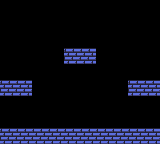

Rendered tile map (Tiled .tmx) drawn with the repository's tilesets; below, a short description and the full map source, tile grids included:
An orthogonal 10x9 tile map with 16x16 px tiles, 1 tile layer (tiles) and 4 objects (4x WALL).

<map version="1.10" tiledversion="1.10.2" orientation="orthogonal" renderorder="right-down" width="10" height="9" tilewidth="16" tileheight="16" infinite="0" nextlayerid="4" nextobjectid="6">
 <tileset firstgid="1" name="tileset" tilewidth="16" tileheight="16" tilecount="8" columns="8">
  <image source="../tiles/tiles.png" width="128" height="16" />
 </tileset>
 <layer id="1" name="tiles" width="10" height="9">
  <data encoding="csv">
0,0,0,0,0,0,0,0,0,0,
0,0,0,0,0,0,0,0,0,0,
0,0,0,0,0,0,0,0,0,0,
0,0,0,0,1,1,0,0,0,0,
0,0,0,0,0,0,0,0,0,0,
1,1,0,0,0,0,0,0,1,1,
0,0,0,0,0,0,0,0,0,0,
0,0,0,0,0,0,0,0,0,0,
1,1,1,1,1,1,1,1,1,1
</data>
 </layer>
 <objectgroup id="3" name="objects">
  <object id="2" type="WALL" x="0" y="128" width="160" height="16" />
  <object id="3" type="WALL" x="0" y="80" width="32" height="16" />
  <object id="4" type="WALL" x="128" y="80" width="32" height="16" />
  <object id="5" type="WALL" x="64" y="48" width="32" height="16" />
 </objectgroup>
</map>